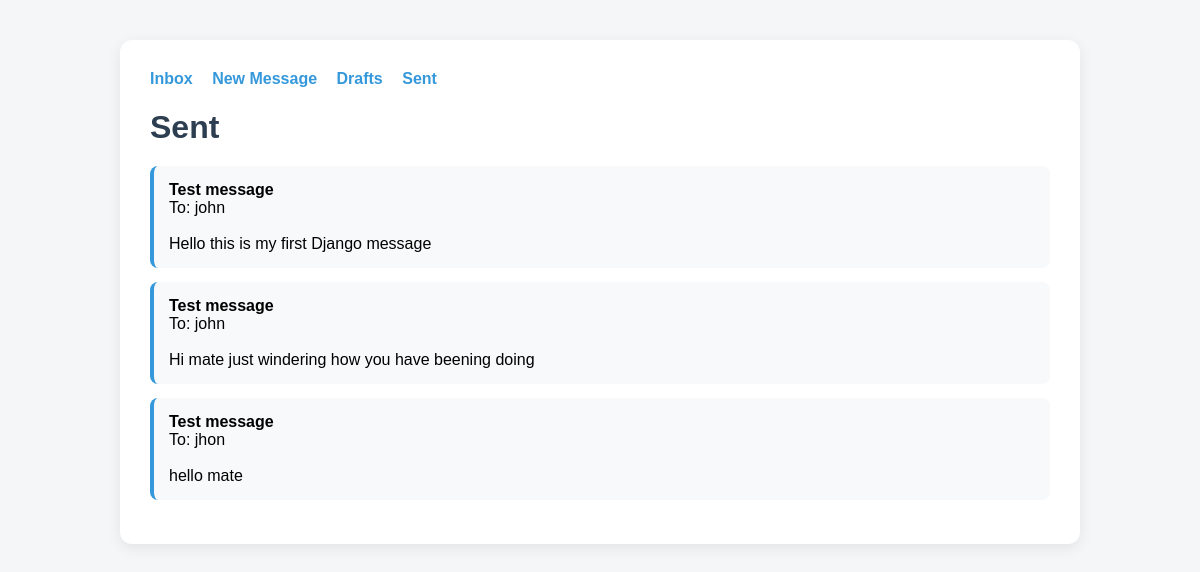
The page /messages/sent/ on the database its author committed.
### messages_app/models.py (models this page shows, shortened)
class Message(models.Model):
    recipient = models.CharField(max_length=100)
    subject = models.CharField(max_length=200)
    body = models.TextField()
    is_draft = models.BooleanField(default=False)
    created_at = models.DateTimeField(auto_now_add=True)

### messages_app/views.py (the view)
# urls.py: path('sent/', views.sent, name='sent'),
def sent(request):
    messages = Message.objects.filter(is_draft=False)
    return render(request, 'messages_app/sent.html', {'messages': messages})

### messages_app/templates/messages_app/sent.html (shortened to what this page needs)
{% load static %}
<!DOCTYPE html>
<html>
<head>
    <link rel="stylesheet" href="{% static 'messages_app/style.css' %}">
</head>
<body>
<div class="container">
<a href="/messages/inbox/">Inbox</a>
<a href="/messages/new/">New Message</a>
<a href="/messages/drafts/">Drafts</a>
<a href="/messages/sent/">Sent</a>
<h1>Sent</h1>
{% if messages %}
    {% for message in messages %}
        <div class="message">
            <strong>{{ message.subject }}</strong><br>
            To: {{ message.recipient }}<br><br>
            {{ message.body }}
        </div>
    {% endfor %}
{% else %}
    <p>No sent messages found.</p>
{% endif %}
</div>
</body>
</html>

### messages_app/static/messages_app/style.css (style rules this page uses)
body { font-family: Arial, sans-serif; background: #f4f6f8; margin: 0; padding: 0; }
.container { width: 75%; max-width: 900px; margin: 40px auto; background: white; padding: 30px; border-radius: 12px; box-shadow: 0 4px 14px rgba(0,0,0,0.08); }
h1 { color: #2c3e50; margin-bottom: 20px; }
a { text-decoration: none; color: #3498db; font-weight: bold; margin-right: 15px; }
.message { background: #f8f9fa; padding: 15px; border-left: 4px solid #3498db; border-radius: 8px; margin-bottom: 14px; }

### rows shown on the page
Message: subject "Test message", recipient "john", body "Hello this is my first Django message"
Message: subject "Test message", recipient "john", body "Hi mate just windering how you have beening doing"
Message: subject "Test message", recipient "jhon", body "hello mate"
